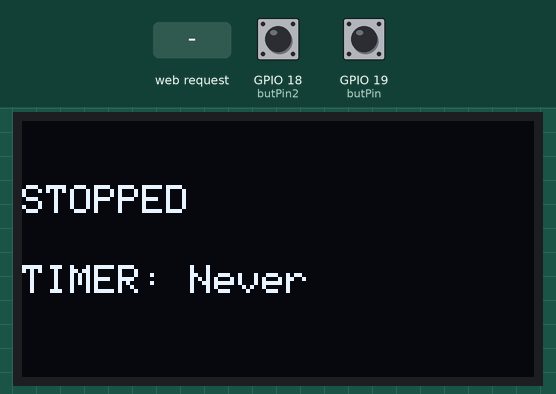
Recording of a sketch running on a simulated ESP32. On the bench: 128×64 one-colour display. Inputs (shaded band) come from the test bench; at power-on: GPIO 19 (butPin) HIGH, GPIO 18 (butPin2) HIGH. WiFi joins after 1.5 s; servers stay silent unless stated; the display library's start-up logo is not drawn; what the sketch prints to the serial monitor is not drawn.

Above: at 3.2 s.
3.3 s: GPIO 19 (butPin) pulled LOW for 0.15 s
At 3.63 s:
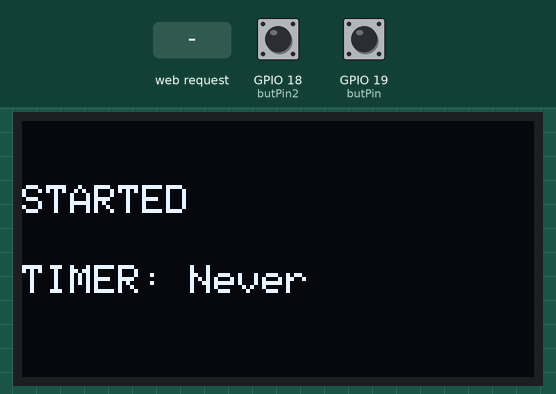
4.0 s: HTTP request GET /toggle received
At 4.4 s:
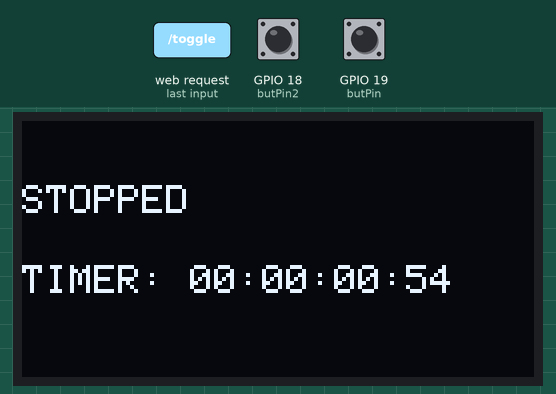
5.5 s: GPIO 18 (butPin2) pulled LOW for 0.15 s
At 6.2 s:
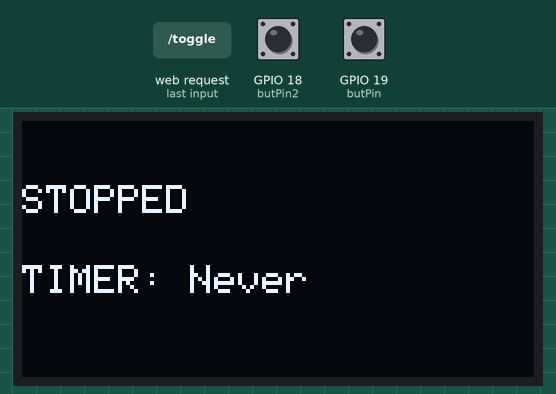
7.1 s: GPIO 19 (butPin) pulled LOW for 1 s
At 8.6 s:
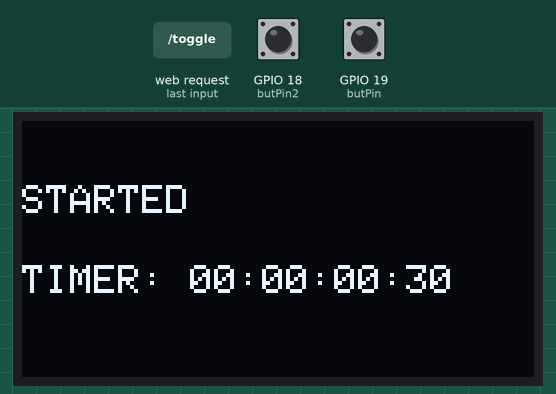
8.7 s: GPIO 18 (butPin2) pulled LOW for 1 s
At 10.56 s:
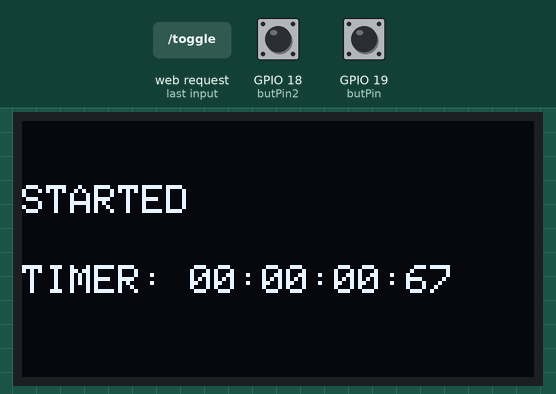
Timing chart, 0 to 11.3 s (numbered marks = the images above; inputs shaded):
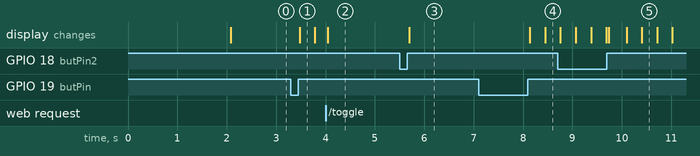

The sketch:

Project11-StopwatchWiFi.ino
```cpp
#include <WiFi.h>
#include <WebServer.h>
#include <Adafruit_GFX.h>
#include <Adafruit_SSD1306.h>
  #define SCREEN_WIDTH 128
  #define SCREEN_HEIGHT 64
  #define OLED_RESET -1

Adafruit_SSD1306 display (SCREEN_WIDTH, SCREEN_HEIGHT, &Wire, OLED_RESET);

WebServer server(80);
//put your wifi name and password
const char* ssid = "yourWifiName";
const char* password = "yourPassword";
//change according to pinouts
int butPin = 19;
int butNew;
int butOld;
int butPin2 = 18;
int butNew2;
int butOld2;

bool state = false;
unsigned long resetTime = 0;
unsigned long elapsedTime = 0;
unsigned long pauseTime = 0;

String sendTime (unsigned long ms) {
  if (ms == 0) return "Never";
  unsigned long sec = (ms/1000)%60;
  unsigned long mins = (ms / 60000) % 60;
  unsigned long hrs = ms / 3600000;
  unsigned long remMs = (ms % 1000) / 10;
  char buf[20];
  sprintf(buf, "%02lu:%02lu:%02lu:%2lu", hrs, mins, sec, remMs);
  return String(buf);
}


void updateOLED(){
  display.clearDisplay();
  display.setTextSize(1);
  display.setTextColor(SSD1306_WHITE);

  display.setCursor (0,16);
  display.println(state ? "STARTED" : "STOPPED");

  display.setCursor (0,36);
  display.print ("TIMER: ");
  display.println(sendTime(elapsedTime));

  display.display();
  }

void sendHtml(){
  String html = "<h1>STOPWATCH</h1>";

  html += "<p>STATE: <span id='state'>" + String(state? "STARTED" : "STOPPED") + "</span></p>";
  html += "<p>TIMER: <span id='timer'>" + sendTime(elapsedTime) + "</span></p>";

  html += "<button onclick=\"fetch('/toggle')\">Stop/Play</button> ";
  html += "<button onclick=\"fetch('/reset')\">Reset Timer</button>";

  html += "<script>setInterval(async()=>{"
          "const r=await fetch('/data');"
          "const j=await r.json();"
          "document.getElementById('state').textContent=j.state;"
          "document.getElementById('timer').textContent=j.timer;"

          "},100);</script>";

  server.send(200,"text/html",html);
}


void sendData (){
  String json="{";
  json += "\"state\":\""+String(state?"STARTED":"STOPPED")+"\",";
  json += "\"timer\":\""+sendTime(elapsedTime)+"\"";
  json += "}";
  server.send(200,"application/json",json);
}


void ifToggle (){
  if (state) {
    pauseTime = elapsedTime;
  }
  else {resetTime = millis();}
  state = !state;
  updateOLED();
  server.sendHeader("Location", "/");
  server.send(303);
}

void ifReset (){
  resetTime = millis();
  elapsedTime = 0;
  pauseTime = 0;
  updateOLED();
  server.sendHeader("Location", "/");
  server.send(303);
}

void setup() {
  // put your setup code here, to run once:
  Serial.begin (115200);
  pinMode(butPin, INPUT_PULLUP);
  digitalWrite(butPin, HIGH);
  pinMode(butPin2, INPUT_PULLUP);
  digitalWrite(butPin2, HIGH);
  butOld = digitalRead (butPin);
  butOld2 = digitalRead (butPin2);

  if (!display.begin(SSD1306_SWITCHCAPVCC,0x3C)) {
    Serial.println("OLED failed");
  for (;;);
  }
  display.display();
  delay(500);

//connecting to wifi
  WiFi.begin(ssid, password);
  Serial.print("Connecting to WiFi");
  while (WiFi.status() != WL_CONNECTED) {
    delay(500);
    Serial.print(".");
  }
  Serial.println("\nConnected");
  Serial.print("IP address: ");
  Serial.println(WiFi.localIP());

  server.on("/", sendHtml);
  server.on("/data", sendData);
  server.on("/toggle", ifToggle);
  server.on("/reset", ifReset);
  server.begin();

  updateOLED();
}

void loop() {
  // put your main code here, to run repeatedly:

  server.handleClient();
  unsigned long present = millis();

  if (state){
    elapsedTime = pauseTime +(present - resetTime);
  }
  else {elapsedTime = pauseTime;}

  butNew = digitalRead(butPin);
  if (butOld == 0 && butNew == 1) {
   ifToggle();
   updateOLED();
  }
  butOld = butNew;

  butNew2 = digitalRead(butPin2);
  if (butOld2 == 0 && butNew2 == 1) {
   ifReset();
   updateOLED();
  }
  butOld2 = butNew2;

  updateOLED();
}
```

Measured:
- after the input at 3.3 s, the display: changes after 0.18 s (image 1)
- after the input at 4.0 s, the display: changes at once (image 2)
- after the input at 5.5 s, the display: changes after 0.19 s (image 3)
- after the input at 7.1 s, the display: first changes after 1.0 s (image 4 shows a later state)
- after the input at 8.7 s, the display: first differs from a run without the input after 1.0 s (image 5 shows a later state)
